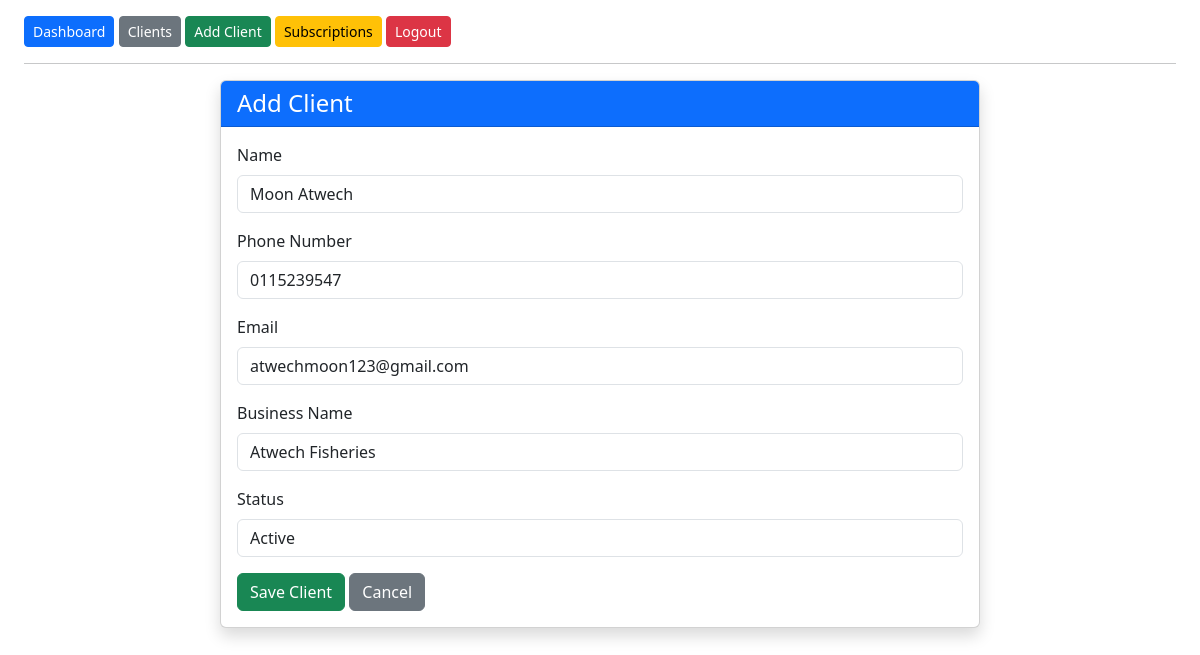
Screenshot of /edit/4/ (signed in) with the database file from the repository.
### tracker/models.py (models this page shows, shortened)
class Client (models.Model):
    STATUS_CHOICES = [
        ('active', 'Active'),
        ('inactive', 'Inactive')
    ]
    name = models.CharField(max_length=100)
    phone_number= models.CharField(max_length=12)
    email = models.EmailField(unique=True)
    business_name= models.CharField( max_length=50)
    status = models.CharField(
        max_length=50,
        choices= STATUS_CHOICES,
        default= 'active'
    )

### tracker/views.py (the view)
# urls.py: path('edit/<int:pk>/', views.edit_client, name='edit-client'),
@login_required
def edit_client(request, pk):
    client = get_object_or_404(Client, pk=pk)
    if request.method == 'POST':
        form = ClientForm(
            request.POST,
            instance=client
        )
        if form.is_valid():
            form.save()
            messages.success(
                request,
                "Client updated successfully."
            )
            return redirect('client-list')
    else:
        form = ClientForm(instance=client)
    return render(
        request,
        'tracker/client_form.html',
        {'form': form}
    )

### tracker/forms.py
class ClientForm(forms.ModelForm):
    class Meta:
        model = Client
        fields = '__all__'
    def __init__(self, *args, **kwargs):
        super().__init__(*args, **kwargs)
        for field in self.fields.values():
            field.widget.attrs.update({
                'class': 'form-control'
            })

### tracker/templates/tracker/client_form.html (shortened to what this page needs)
{% extends 'tracker/base.html' %}
{% block content %}
<div class="row justify-content-center">
    <div class="col-md-8">
        <div class="card shadow">
            <div class="card-header bg-primary text-white">
                <h4 class="mb-0">Add Client</h4>
            </div>
            <div class="card-body">
                <form method="POST">
                    <div class="mb-3">
                        <label class="form-label">
                            Name
                        </label>
                        {{ form.name }}
                    </div>
                    <div class="mb-3">
                        <label class="form-label">
                            Phone Number
                        </label>
                        {{ form.phone_number }}
                    </div>
                    <div class="mb-3">
                        <label class="form-label">
                            Email
                        </label>
                        {{ form.email }}
                    </div>
                    <div class="mb-3">
                        <label class="form-label">
                            Business Name
                        </label>
                        {{ form.business_name }}
                    </div>
                    <div class="mb-3">
                        <label class="form-label">
                            Status
                        </label>
                        {{ form.status }}
                    </div>
                    <button
                        type="submit"
                        class="btn btn-success">
                        Save Client
                    </button>
                    <a href="{% url 'client-list' %}"
                       class="btn btn-secondary">
                        Cancel
                    </a>
                </form>
            </div>
        </div>
    </div>
</div>
{% endblock %}

### rows the page displays
Client: name "Moon Atwech", phone_number "0115239547", email "atwechmoon123@gmail.com", business_name "Atwech Fisheries", status "Active"
